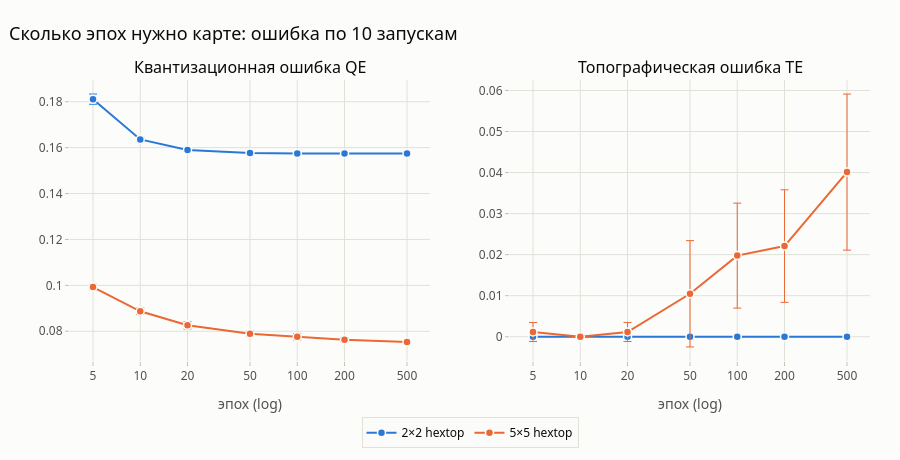

Notebook code for this chart:
### Markdown cell above
## 7. Влияние числа эпох

Число эпох — параметр, который по требованиям должен меняться через интерфейс. Для карт 2×2 и 5×5 (hextop, 10 запусков) измерим QE и TE при 5…500 эпохах.

### Code cell
EPOCH_LIST = [5, 10, 20, 50, 100, 200, 500]
ep_rows = []
tic = time.perf_counter()
for (r, c) in [(2, 2), (5, 5)]:
    for ep in EPOCH_LIST:
        runs = [(som, som.metrics(X, y_true)) for som in
                (KohonenSOM(r, c, 'hextop', seed=s).fit(X, ep, max(ep, 1)) for s in SEEDS)]
        ep_rows.append(dict(summarize_runs(runs, f'{r}×{c} hextop'), эпох=ep))
df_epochs = pd.DataFrame(ep_rows)
print(f'Готово за {time.perf_counter() - tic:.1f} с')

fig = make_subplots(rows=1, cols=2, horizontal_spacing=0.1,
                    subplot_titles=('Квантизационная ошибка QE', 'Топографическая ошибка TE'))
for k, cfg in enumerate(['2×2 hextop', '5×5 hextop']):
    d = df_epochs[df_epochs.конфигурация == cfg]
    for col, (m, s) in enumerate([('QE', 'QE_std'), ('TE', 'TE_std')], start=1):
        fig.add_trace(go.Scatter(x=d.эпох, y=d[m], mode='lines+markers', name=cfg, legendgroup=cfg,
                                 showlegend=col == 1, line=dict(color=PALETTE[k], width=2),
                                 marker=dict(size=8, line=dict(color=SURFACE, width=1.5)),
                                 error_y=dict(type='data', array=d[s], color=PALETTE[k], thickness=1),
                                 hovertemplate=f'{cfg}<br>' + '%{x} эпох: %{y:.4f}<extra></extra>'), 1, col)
fig.update_xaxes(type='log', title_text='эпох (log)', tickvals=EPOCH_LIST)
fig.update_layout(title='Сколько эпох нужно карте: ошибка по 10 запускам', height=460,
                  legend=dict(orientation='h', x=0.5, xanchor='center', y=-0.2))
save(fig, '08_epochs', width=1300, height=460)
fig.show()
df_epochs[['конфигурация', 'эпох', 'QE', 'TE', 'мёртвых', 'ARI']].style.format(
    {'QE': '{:.4f}', 'TE': '{:.3f}', 'мёртвых': '{:.1f}', 'ARI': '{:.3f}'}).hide(axis='index')

### Figure 1 — Plotly figure (JSON) as saved in the notebook; plotly's stock layout.template omitted (floating-point values rounded to 4 significant figures)
{"data": [{"error_y": {"array": [0.00222, 0.0009799, 0.0004322, 0.0001883, 9.573e-05, 7.45e-05, 4.142e-05], "color": "#2a78d6", "thickness": 1, "type": "data"}, "hovertemplate": "2×2 hextop<br>%{x} эпох: %{y:.4f}<extra></extra>", "legendgroup": "2×2 hextop", "line": {"color": "#2a78d6", "width": 2}, "marker": {"line": {"color": "#fcfcfb", "width": 1.5}, "size": 8}, "mode": "lines+markers", "name": "2×2 hextop", "showlegend": true, "type": "scatter", "x": [5, 10, 20, 50, 100, 200, 500], "xaxis": "x", "y": [0.1811, 0.1636, 0.159, 0.1577, 0.1575, 0.1574, 0.1574], "yaxis": "y"}, {"error_y": {"array": [0.0, 0.0, 0.0, 0.0, 0.0, 0.0, 0.0], "color": "#2a78d6", "thickness": 1, "type": "data"}, "hovertemplate": "2×2 hextop<br>%{x} эпох: %{y:.4f}<extra></extra>", "legendgroup": "2×2 hextop", "line": {"color": "#2a78d6", "width": 2}, "marker": {"line": {"color": "#fcfcfb", "width": 1.5}, "size": 8}, "mode": "lines+markers", "name": "2×2 hextop", "showlegend": false, "type": "scatter", "x": [5, 10, 20, 50, 100, 200, 500], "xaxis": "x2", "y": [0.0, 0.0, 0.0, 0.0, 0.0, 0.0, 0.0], "yaxis": "y2"}, {"error_y": {"array": [0.001213, 0.00138, 0.001607, 0.001184, 0.001404, 0.00092, 0.0006895], "color": "#eb6834", "thickness": 1, "type": "data"}, "hovertemplate": "5×5 hextop<br>%{x} эпох: %{y:.4f}<extra></extra>", "legendgroup": "5×5 hextop", "line": {"color": "#eb6834", "width": 2}, "marker": {"line": {"color": "#fcfcfb", "width": 1.5}, "size": 8}, "mode": "lines+markers", "name": "5×5 hextop", "showlegend": true, "type": "scatter", "x": [5, 10, 20, 50, 100, 200, 500], "xaxis": "x", "y": [0.09925, 0.0887, 0.08259, 0.0789, 0.07758, 0.07629, 0.07534], "yaxis": "y"}, {"error_y": {"array": [0.002326, 0.0, 0.002326, 0.01295, 0.01279, 0.01371, 0.01901], "color": "#eb6834", "thickness": 1, "type": "data"}, "hovertemplate": "5×5 hextop<br>%{x} эпох: %{y:.4f}<extra></extra>", "legendgroup": "5×5 hextop", "line": {"color": "#eb6834", "width": 2}, "marker": {"line": {"color": "#fcfcfb", "width": 1.5}, "size": 8}, "mode": "lines+markers", "name": "5×5 hextop", "showlegend": false, "type": "scatter", "x": [5, 10, 20, 50, 100, 200, 500], "xaxis": "x2", "y": [0.001163, 0.0, 0.001163, 0.01047, 0.01977, 0.02209, 0.04012], "yaxis": "y2"}], "layout": {"annotations": [{"font": {"size": 16}, "showarrow": false, "text": "Квантизационная ошибка QE", "x": 0.225, "xanchor": "center", "xref": "paper", "y": 1.0, "yanchor": "bottom", "yref": "paper"}, {"font": {"size": 16}, "showarrow": false, "text": "Топографическая ошибка TE", "x": 0.775, "xanchor": "center", "xref": "paper", "y": 1.0, "yanchor": "bottom", "yref": "paper"}], "height": 460, "legend": {"orientation": "h", "x": 0.5, "xanchor": "center", "y": -0.2}, "title": {"text": "Сколько эпох нужно карте: ошибка по 10 запускам"}, "xaxis": {"anchor": "y", "domain": [0.0, 0.45], "tickvals": [5, 10, 20, 50, 100, 200, 500], "title": {"text": "эпох (log)"}, "type": "log"}, "xaxis2": {"anchor": "y2", "domain": [0.55, 1.0], "tickvals": [5, 10, 20, 50, 100, 200, 500], "title": {"text": "эпох (log)"}, "type": "log"}, "yaxis": {"anchor": "x", "domain": [0.0, 1.0]}, "yaxis2": {"anchor": "x2", "domain": [0.0, 1.0]}}}
